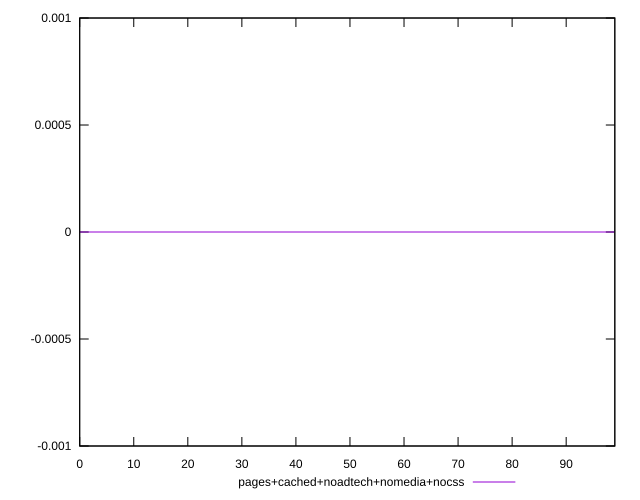

Here is the gnuplot script that generated this plot:
reset

$pagesCachedNoadtechNomediaNocss <<EOF
0 0
1 0
2 0
3 0
4 0
5 0
6 0
7 0
8 0
9 0
10 0
11 0
12 0
13 0
14 0
15 0
16 0
17 0
18 0
19 0
20 0
21 0
22 0
23 0
24 0
25 0
26 0
27 0
28 0
29 0
30 0
31 0
32 0
33 0
34 0
35 0
36 0
37 0
38 0
39 0
40 0
41 0
42 0
43 0
44 0
45 0
46 0
47 0
48 0
49 0
50 0
51 0
52 0
53 0
54 0
55 0
56 0
57 0
58 0
59 0
60 0
61 0
62 0
63 0
64 0
65 0
66 0
67 0
68 0
69 0
70 0
71 0
72 0
73 0
74 0
75 0
76 0
77 0
78 0
79 0
80 0
81 0
82 0
83 0
84 0
85 0
86 0
87 0
88 0
89 0
90 0
91 0
92 0
93 0
94 0
95 0
96 0
97 0
98 0
99 0
EOF

set key outside below
set xrange [0:99]
set yrange [-0.001:0.001]
set trange [-0.001:0.001]
set terminal svg size 640, 500 enhanced background rgb 'white'
set output "report_00014_2021-02-09T15:56:05.503Z/redirects/comparison/line/4_vs_5.svg"

plot $pagesCachedNoadtechNomediaNocss title "pages+cached+noadtech+nomedia+nocss" with line

reset
